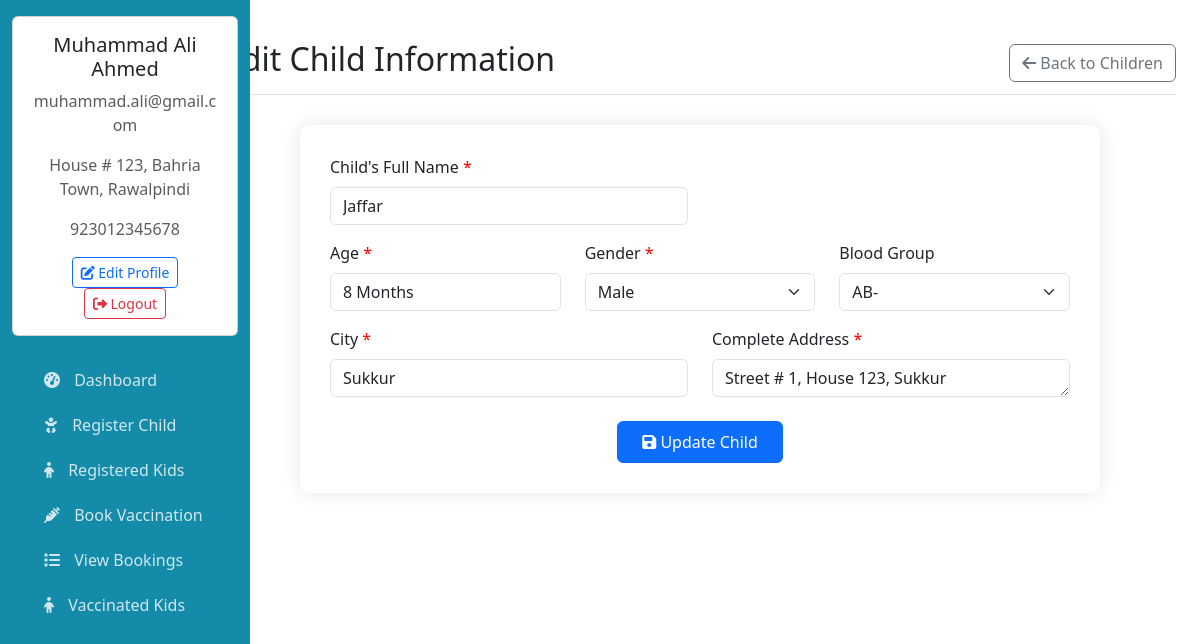
Page /edit_child.php?id=5 (signed in) on the committed database.
### tables this page shows
CREATE TABLE IF NOT EXISTS `users` (
  `id` int NOT NULL AUTO_INCREMENT,
  `firstname` varchar(50) NOT NULL,
  `lastname` varchar(50) NOT NULL,
  `email` varchar(100) NOT NULL,
  `phone` varchar(12) NOT NULL,
  `password` varchar(255) NOT NULL,
  `created_at` timestamp NULL DEFAULT CURRENT_TIMESTAMP,
  `address` varchar(255) DEFAULT NULL,
  `confirm_password` varchar(255) DEFAULT NULL,
  PRIMARY KEY (`id`),
  UNIQUE KEY `email` (`email`),
  UNIQUE KEY `phone` (`phone`)
);

CREATE TABLE IF NOT EXISTS `children` (
  `id` int NOT NULL AUTO_INCREMENT,
  `user_id` int NOT NULL,
  `name` varchar(100) NOT NULL,
  `parent_name` varchar(100) NOT NULL,
  `age` varchar(20) NOT NULL,
  `gender` enum('Male','Female','Other') NOT NULL,
  `blood_group` varchar(10) DEFAULT NULL,
  `city` varchar(50) NOT NULL,
  `address` text NOT NULL,
  `created_at` timestamp NULL DEFAULT CURRENT_TIMESTAMP,
  PRIMARY KEY (`id`),
  KEY `user_id` (`user_id`)
);

### edit_child.php (the view, shortened to what this page needs)
<?php
require_once 'includes/db_connection.php';
$id = $name = $age = $gender = $blood_group = $city = $address = '';
if($_SERVER['REQUEST_METHOD'] == 'GET'){
$id = $_GET["id"];
$sql = "SELECT * FROM children WHERE id = '$id'";
$result = $connection->query($sql);
$row = $result->fetch_assoc();
$name = $row["name"];
$age = $row["age"];
$gender = $row["gender"];
$blood_group = $row["blood_group"];
$city = $row["city"];
$address = $row["address"];
}
?>
<!DOCTYPE html>
<html lang="en">
<head>
</head>
<body>
    <div class="container-fluid mt-4">
        <div class="row">
            <?php include 'dashboard_sidebar.php'?>
            <main class="col-md-9 ms-sm-auto col-lg-10 px-md-4">
                <div class="d-flex justify-content-between flex-wrap flex-md-nowrap align-items-center pt-3 pb-2 mb-3 border-bottom">
                    <h1 class="h2">Edit Child Information</h1>
                    <a href="registered_kids.php" class="btn btn-outline-secondary">
                        <i class="fas fa-arrow-left"></i> Back to Children
                    </a>
                </div>
                <div class="form-container">
                    <form method="POST">
                        <div class="row mb-3">
                            <div class="col-md-6">
                                <label class="form-label required">Child's Full Name</label>
                                <input type="text" class="form-control" name="name"
                                       value="<?= htmlspecialchars($name) ?>" required>
                            </div>
                        </div>
                        <div class="row mb-3">
                            <div class="col-md-4">
                                <label class="form-label required">Age</label>
                                <input type="text" class="form-control" name="age"
                                       value="<?= htmlspecialchars($age) ?>" required>
                            </div>
                            <div class="col-md-4">
                                <label class="form-label required">Gender</label>
                                <select class="form-select" name="gender" required>
                                    <option value="Male" <?= $gender == 'Male' ? 'selected' : '' ?>>Male</option>
                                </select>
                            </div>
                            <div class="col-md-4">
                                <label class="form-label">Blood Group</label>
                                <select class="form-select" name="blood_group">
                                    <option value="AB-" <?= ($blood_group) == 'AB-' ? 'selected' : '' ?>>AB-</option>
                                </select>
                            </div>
                        </div>
                        <div class="row mb-3">
                            <div class="col-md-6">
                                <label class="form-label required">City</label>
                                <input type="text" class="form-control" name="city"
                                       value="<?= htmlspecialchars($city) ?>" required>
                            </div>
                            <div class="col-md-6">
                                <label class="form-label required">Complete Address</label>
                                <textarea class="form-control" name="address" rows="1" required><?= htmlspecialchars($address) ?></textarea>
                            </div>
                        </div>
                        <div class="text-center mt-4">
                            <button type="submit" class="btn btn-primary px-4 py-2">
                                <i class="fas fa-save"></i> Update Child
                            </button>
                        </div>
                    </form>
                </div>
            </main>
        </div>
    </div>
</body>
</html>

### dashboard_sidebar.php (shortened to what this page needs)
<?php
require_once 'includes/db_connection.php';
$user_id = $_SESSION['user_id'];
$user_sql = "SELECT * FROM users WHERE id = '$user_id'";
$user_result = $connection->query($user_sql);
$user = $user_result->fetch_assoc();
?>
<!DOCTYPE html>
<html lang="en">
<head>
    <link rel="stylesheet" href="css/bootstrap.css">
    <link rel="stylesheet" href="css/bootstrap.min.css">
    <link rel="stylesheet" href="icons/bootstrap-icons.css">
    <link rel="stylesheet" href="https://cdnjs.cloudflare.com/ajax/libs/font-awesome/6.4.0/css/all.min.css">
</head>
<body>
    <button class="sidebar-toggle" id="sidebarToggle">
    </button>
    <div class="sidebar" id="sidebar">
        <div class="position-sticky pt-3">
            <div class="card dashboard-card mb-4">
                <div class="card-body text-center">
                    <h5><?= htmlspecialchars($user['firstname']) . ' ' . htmlspecialchars($user['lastname']) ?></h5>
                    <p class="text-muted"><?= htmlspecialchars($user['email']) ?></p>
                    <p class="text-muted"><?= htmlspecialchars($user['address']) ?></p>
                    <p class="text-muted"><?= htmlspecialchars($user['phone']) ?></p>
                    <a href="edit_profile.php" class="btn btn-sm btn-outline-primary">
                        <i class="fas fa-edit"></i> Edit Profile
                    </a>
                    <a href="logout.php" class="btn btn-sm btn-outline-danger">
                        <i class="fas fa-sign-out-alt"></i> Logout
                    </a>
                </div>
            </div>
            <ul class="nav flex-column px-3">
                <li class="nav-item">
                    <a href="dashboard.php" class="nav-link">
                        <i class="fas fa-tachometer-alt"></i> Dashboard
                    </a>
                </li>
                <li class="nav-item">
                    <a href="add_child.php" class="nav-link">
                        <i class="fas fa-baby"></i> Register Child
                    </a>
                </li>
                <li class="nav-item">
                    <a class="nav-link" href="registered_kids.php">
                        <i class="fas fa-child"></i> Registered Kids
                    </a>
                </li>
                <li class="nav-item">
                    <a href="book_vaccine.php" class="nav-link">
                        <i class="fas fa-syringe"></i> Book Vaccination
                    </a>
                </li>
                <li class="nav-item">
                    <a href="view_bookings.php" class="nav-link">
                        <i class="fas fa-list"></i> View Bookings
                    </a>
                </li>
                <li class="nav-item">
                    <a class="nav-link" href="vaccinated_childs.php">
                    <i class="fas fa-child"></i> Vaccinated Kids
                    </a>
                </li>
            </ul>
        </div>
    </div>
</body>
</html>

### edit_child.php (style rules this page uses)
.form-container { max-width: 800px; margin: 30px auto; padding: 30px; border-radius: 10px; box-shadow: 0 0 20px rgba(0,0,0,0.1); background: white; }
.required:after { content: " *"; color: red; }

### dashboard_sidebar.php (style rules this page uses)
:root { --primary-color: #148ba9; --secondary-color: #f8f9fa; }
.sidebar { background: var(--primary-color); min-height: 100vh; height: 100%; left: 0; top: 0; color: white; position: fixed; width: 250px; transition: all 0.3s; z-index: 1000; overflow-y: auto; }
.sidebar .nav-link { color: rgba(255, 255, 255, 0.8); border-radius: 5px; margin-bottom: 5px; }
.sidebar .nav-link i { margin-right: 10px; }
.sidebar-toggle { position: fixed; top: 15px; left: 15px; z-index: 1000; background: transparent; border: none; font-size: 1.5rem; cursor: pointer; padding: 5px 10px; width: auto; }

### rows in the picture
users: firstname "Muhammad", lastname "Ali Ahmed", email "muhammad.ali@gmail.com", address "House # 123, Bahria Town, Rawalpindi", phone "923012345678"
children: name "Jaffar", age "8 Months", gender "Male", blood_group "AB-", city "Sukkur", address "Street # 1, House 123, Sukkur"
